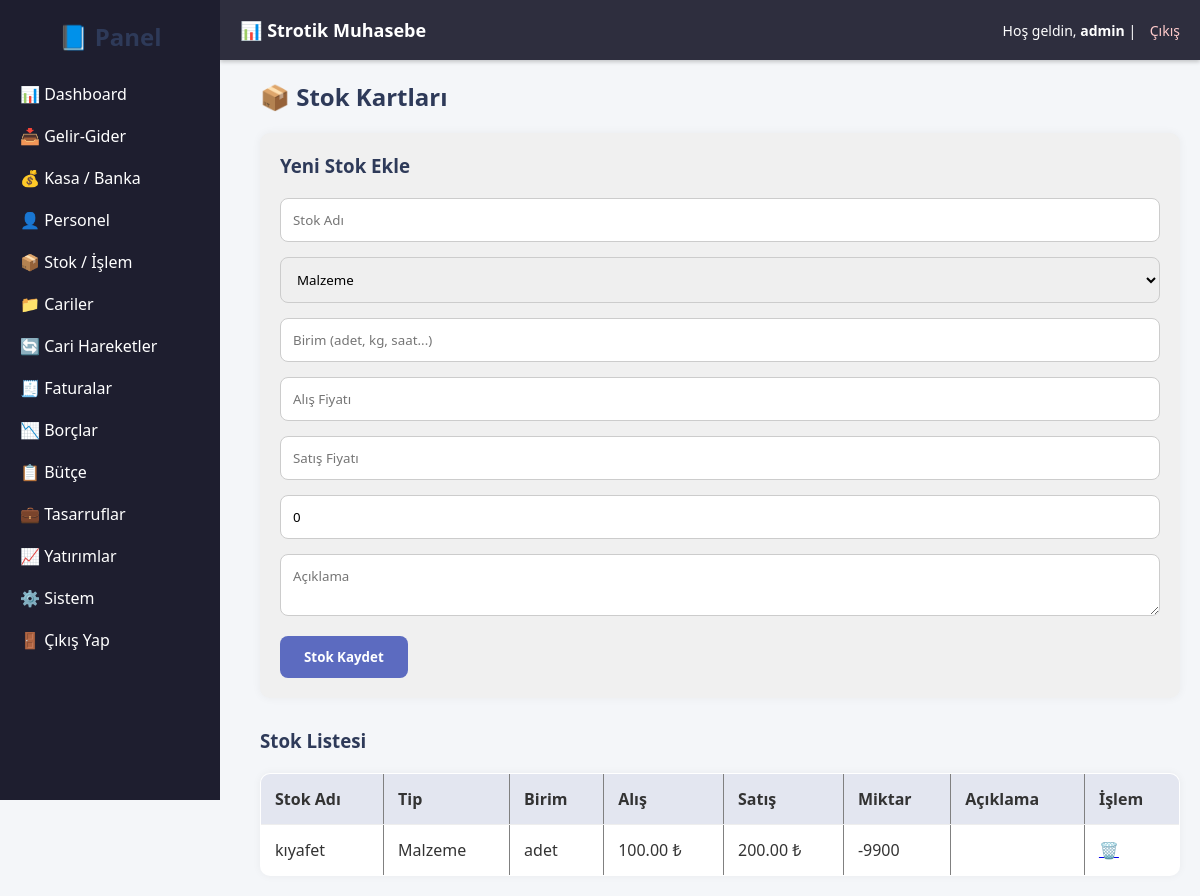
Page /pages/stoklar.php (signed in) on the committed database.
### tables this page shows
CREATE TABLE `stoklar` (
  `id` int(11) NOT NULL,
  `stok_adi` varchar(100) DEFAULT NULL,
  `stok_tipi` varchar(50) DEFAULT NULL,
  `birim` varchar(50) DEFAULT NULL,
  `alis_fiyat` float DEFAULT NULL,
  `satis_fiyat` float DEFAULT NULL,
  `miktar` float DEFAULT NULL,
  `kategori` varchar(100) DEFAULT NULL,
  `aciklama` text DEFAULT NULL
);

### pages/stoklar.php (the view, shortened to what this page needs)
<?php
include '../includes/db.php';
include '../includes/header.php';
include '../includes/sidebar.php';
$stoklar = $baglanti->query("SELECT * FROM stoklar ORDER BY stok_adi ASC")->fetchAll(PDO::FETCH_ASSOC);
?>
<div style="margin-left: 240px; padding: 20px;">
    <h2>📦 Stok Kartları</h2>
    <form method="POST" style="background: #f0f0f0; padding: 20px; border-radius: 10px; margin-bottom: 30px;">
        <h3>Yeni Stok Ekle</h3>
        <input type="text" name="stok_adi" placeholder="Stok Adı" required>
        <select name="stok_tipi">
            <option value="Malzeme">Malzeme</option>
        </select>
        <input type="text" name="birim" placeholder="Birim (adet, kg, saat...)">
        <input type="number" step="0.01" name="alis_fiyat" placeholder="Alış Fiyatı">
        <input type="number" step="0.01" name="satis_fiyat" placeholder="Satış Fiyatı">
        <input type="number" step="0.01" name="miktar" placeholder="Mevcut Miktar" value="0">
        <textarea name="aciklama" placeholder="Açıklama"></textarea>
        <button type="submit" name="ekle">Stok Kaydet</button>
    </form>
    <h3>Stok Listesi</h3>
    <table border="1" cellpadding="8" cellspacing="0" style="width:100%; background:#fff;">
        <tr>
            <th>Stok Adı</th>
            <th>Tip</th>
            <th>Birim</th>
            <th>Alış</th>
            <th>Satış</th>
            <th>Miktar</th>
            <th>Açıklama</th>
            <th>İşlem</th>
        </tr>
        <?php foreach ($stoklar as $s): ?>
            <tr>
                <td><?= $s['stok_adi'] ?></td>
                <td><?= $s['stok_tipi'] ?></td>
                <td><?= $s['birim'] ?></td>
                <td><?= number_format($s['alis_fiyat'], 2) ?> ₺</td>
                <td><?= number_format($s['satis_fiyat'], 2) ?> ₺</td>
                <td><?= $s['miktar'] ?></td>
                <td><?= $s['aciklama'] ?></td>
                <td><a href="?sil=<?= $s['id'] ?>" onclick="return confirm('Silinsin mi?')">🗑️</a></td>
            </tr>
        <?php endforeach; ?>
    </table>
</div>

### assets/style.css (style rules this page uses)
* { margin: 0; padding: 0; box-sizing: border-box; font-family: 'Segoe UI', sans-serif; }
body { background: #f4f6f9; color: #333; }
h2, h3 { margin-bottom: 20px; color: #2e3a59; }
form { background: #fff; padding: 25px; border-radius: 12px; box-shadow: 0 0 10px rgba(0,0,0,0.05); margin-bottom: 40px; }
form input, form select, form textarea { width: 100%; padding: 12px; margin-bottom: 15px; border: 1px solid #ccc; border-radius: 8px; transition: 0.2s; }
form button { background: #5c6bc0; color: white; border: none; padding: 12px 24px; border-radius: 8px; cursor: pointer; font-weight: bold; transition: 0.2s; }
table { width: 100%; border-collapse: collapse; background: white; border-radius: 10px; overflow: hidden; box-shadow: 0 0 8px rgba(0,0,0,0.05); }
table th, table td { padding: 14px; text-align: left; border-bottom: 1px solid #eee; }
table th { background: #e3e6f0; font-weight: 600; }

### includes/header.php (style rules this page uses)
body { padding-top: 60px; }

### rows in the picture
stoklar: stok_adi "kıyafet", stok_tipi "Malzeme", birim "adet", alis_fiyat "100.00", satis_fiyat "200.00", miktar "-9900"

### other values in the picture
$_SESSION['kullanici_adi'] "admin"
